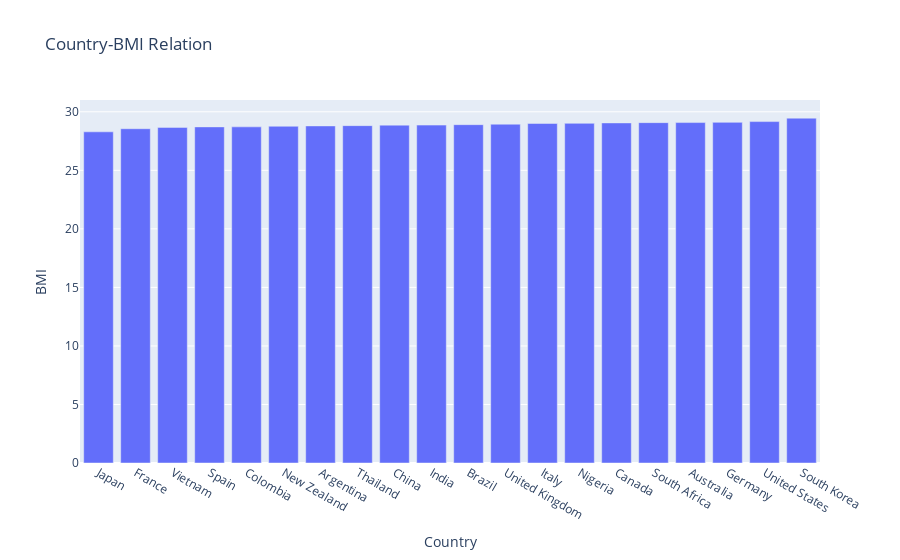

This figure's notebook cell:
### Code cell
fig = px.bar(df_COU_BMI, y="BMI", title="Country-BMI Relation")
fig.show()

### Figure 1 — Plotly figure (JSON) as saved in the notebook; plotly's stock layout.template omitted (floating-point values rounded to 4 significant figures)
{"data": [{"alignmentgroup": "True", "hovertemplate": "Country=%{x}<br>BMI=%{y}<extra></extra>", "legendgroup": "", "marker": {"color": "#636efa", "pattern": {"shape": ""}}, "name": "", "offsetgroup": "", "orientation": "v", "showlegend": false, "textposition": "auto", "type": "bar", "x": ["Japan", "France", "Vietnam", "Spain", "Colombia", "New Zealand", "Argentina", "Thailand", "China", "India", "Brazil", "United Kingdom", "Italy", "Nigeria", "Canada", "South Africa", "Australia", "Germany", "United States", "South Korea"], "xaxis": "x", "y": [28.29, 28.56, 28.67, 28.71, 28.71, 28.77, 28.79, 28.82, 28.86, 28.86, 28.9, 28.94, 29.0, 29.02, 29.05, 29.08, 29.08, 29.1, 29.17, 29.46], "yaxis": "y"}], "layout": {"barmode": "relative", "legend": {"tracegroupgap": 0}, "title": {"text": "Country-BMI Relation"}, "xaxis": {"anchor": "y", "domain": [0, 1], "title": {"text": "Country"}}, "yaxis": {"anchor": "x", "domain": [0, 1], "title": {"text": "BMI"}}}}
